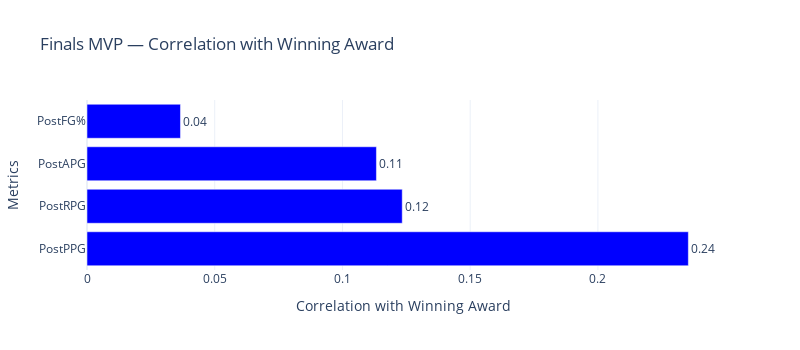

Notebook code for this chart:
### Markdown cell above
Here, we can see that the defensive stat that most increases a player’s chances of winning **Defensive Player of the Year** is **steals per game**, noticeably ahead of the second most influential stat, **defensive rebounds per game**.

### Code cell
apd.fmvp_analyze()

### Figure 1 — Plotly figure (JSON) as saved in the notebook; plotly's stock layout.template omitted (floating-point values rounded to 4 significant figures)
{"data": [{"marker": {"color": ["blue", "blue", "blue", "blue"]}, "orientation": "h", "text": ["0.24", "0.12", "0.11", "0.04"], "textposition": "outside", "type": "bar", "x": [0.2354, 0.1234, 0.1133, 0.0366], "y": ["PostPPG", "PostRPG", "PostAPG", "PostFG%"]}], "layout": {"height": 350, "title": {"text": "Finals MVP — Correlation with Winning Award"}, "width": 800, "xaxis": {"title": {"text": "Correlation with Winning Award"}}, "yaxis": {"title": {"text": "Metrics"}}}}
